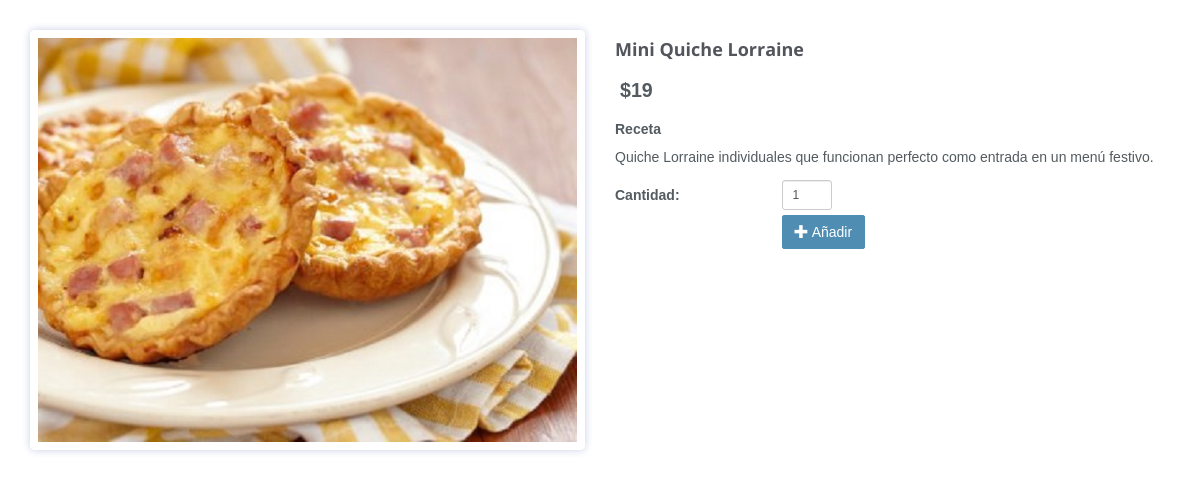
The app's page /detalles.php?idproducto=27 with its own data.
### tables this page shows
CREATE TABLE `platillo` (
  `IDPLATILLO` int(11) NOT NULL AUTO_INCREMENT,
  `PLATILLO` varchar(150) NOT NULL,
  `IDCATEGORIA` int(11) NOT NULL,
  `PRECIO` decimal(10,0) NOT NULL,
  `IMG1` varchar(250) NOT NULL,
  `IMG2` varchar(250) DEFAULT NULL,
  `IMG3` varchar(250) DEFAULT NULL,
  `RECETA` varchar(1200) DEFAULT NULL,
  `ACTIVO` int(11) NOT NULL DEFAULT '0',
  PRIMARY KEY (`IDPLATILLO`),
  UNIQUE KEY `PLATILLO` (`PLATILLO`),
  KEY `IDCATEGORIA` (`IDCATEGORIA`),
  CONSTRAINT `platillo_ibfk_1` FOREIGN KEY (`IDCATEGORIA`) REFERENCES `categoria` (`IDCATEGORIA`)
);

### detalles.php (the view, shortened to what the rows shown need)
<!DOCTYPE html>
 <html class="no-js">
    <head>
        <link rel="stylesheet" href="css/bootstrap.min.css">
        <link rel="stylesheet" href="css/icomoon-social.css">
        <link rel="stylesheet" href="css/leaflet.css" />
		<link rel="stylesheet" href="css/main.css">
        <?php
			include('getinfo.php');
		?>
    </head>
    <body>
        <div class="section">
	    	<div class="container">
	    		<div class="row">
	    			<?php
	    			foreach ($producto as $value) {
					?>
	    			<div class="col-sm-6">
	    				<div class="product-image-large">
	    					<img src="<?php echo $value["IMG1"]?>" alt="Item Name">
	    				</div>
	    			</div>
	    			<div class="col-sm-6 product-details">
	    				<h4><?php echo $value["PLATILLO"]?></h4>
	    				<div class="price">
							<?php echo "$".$value["PRECIO"]?>
						</div>
						<h5>Receta</h5>
	    				<p>
	    					<?php echo $value["RECETA"]?>
	    				</p>
						<table class="shop-item-selections">
							<tr>
								<td><b>Cantidad:</b></td>
								<td>
									<input type="text" class="form-control input-sm input-micro" value="1">
								</td>
							</tr>
							<tr>
								<td>&nbsp;</td>
								<td>
									<a href="#" class="btn"><i class="glyphicon glyphicon-plus icon-white"></i> Añadir</a>
								</td>
							</tr>
						</table>
	    			</div>
	    			<?php
	    			}
	    			?>
	    		</div>
			</div>
		</div>
    </body>
</html>

### records on screen
platillo: IMG1 (picture), PLATILLO "Mini Quiche Lorraine", PRECIO "19", RECETA "Quiche Lorraine individuales que funcionan perfecto como entrada en un menú festivo."
